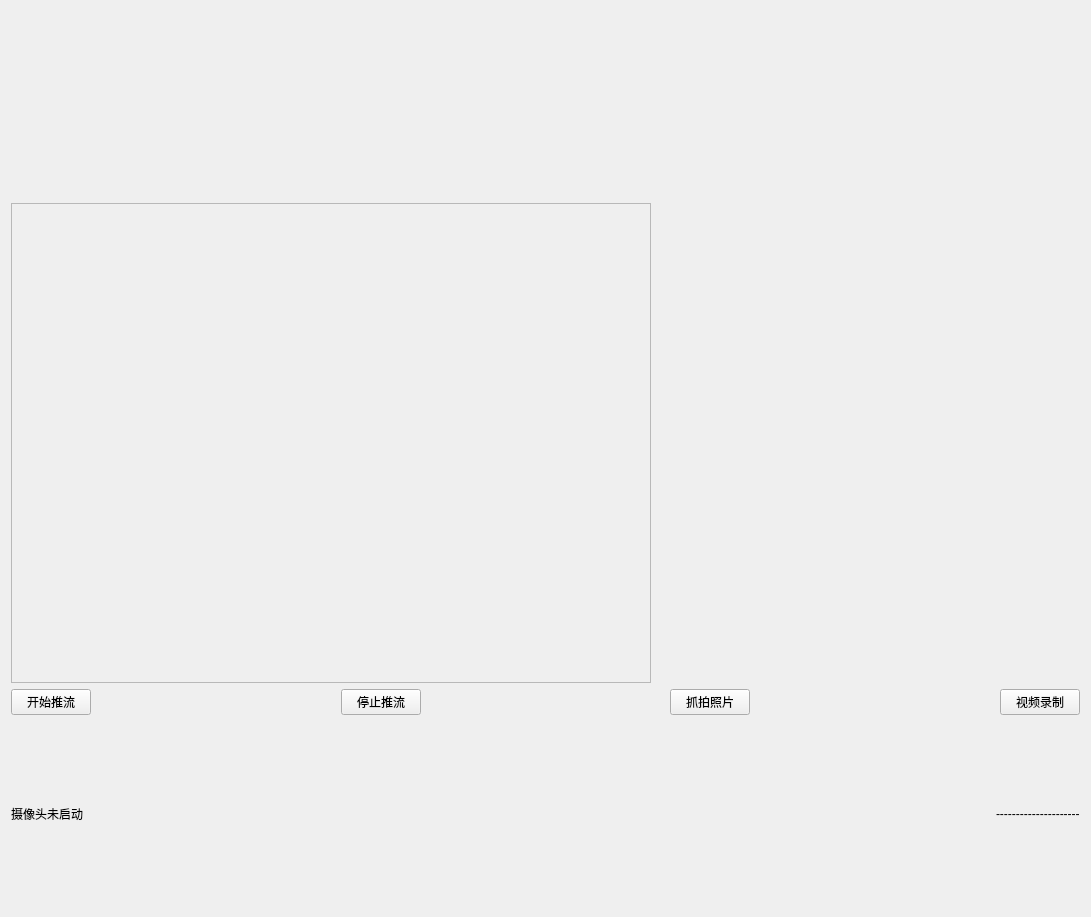
<?xml version="1.0" encoding="UTF-8"?>
<ui version="4.0">
 <class>Nowsee</class>
 <widget class="QWidget" name="Nowsee">
  <property name="geometry">
   <rect>
    <x>0</x>
    <y>0</y>
    <width>1091</width>
    <height>917</height>
   </rect>
  </property>
  <property name="windowTitle">
   <string>Form</string>
  </property>
  <layout class="QVBoxLayout" name="verticalLayout_2">
   <item>
    <layout class="QVBoxLayout" name="verticalLayout" stretch="1,5,1,1">
     <item>
      <layout class="QHBoxLayout" name="horizontalLayout">
       <item>
        <widget class="QLabel" name="label">
         <property name="text">
          <string/>
         </property>
        </widget>
       </item>
      </layout>
     </item>
     <item>
      <widget class="QFrame" name="frame_video">
       <property name="minimumSize">
        <size>
         <width>640</width>
         <height>480</height>
        </size>
       </property>
       <property name="maximumSize">
        <size>
         <width>640</width>
         <height>480</height>
        </size>
       </property>
       <property name="frameShape">
        <enum>QFrame::StyledPanel</enum>
       </property>
       <property name="frameShadow">
        <enum>QFrame::Raised</enum>
       </property>
      </widget>
     </item>
     <item>
      <layout class="QHBoxLayout" name="horizontalLayout_2">
       <item>
        <widget class="QPushButton" name="pushButton_start">
         <property name="text">
          <string>开始推流</string>
         </property>
        </widget>
       </item>
       <item>
        <spacer name="horizontalSpacer">
         <property name="orientation">
          <enum>Qt::Horizontal</enum>
         </property>
         <property name="sizeHint" stdset="0">
          <size>
           <width>40</width>
           <height>20</height>
          </size>
         </property>
        </spacer>
       </item>
       <item>
        <widget class="QPushButton" name="pushButton_stop">
         <property name="text">
          <string>停止推流</string>
         </property>
        </widget>
       </item>
       <item>
        <spacer name="horizontalSpacer_2">
         <property name="orientation">
          <enum>Qt::Horizontal</enum>
         </property>
         <property name="sizeHint" stdset="0">
          <size>
           <width>40</width>
           <height>20</height>
          </size>
         </property>
        </spacer>
       </item>
       <item>
        <widget class="QPushButton" name="pushButton_capture">
         <property name="text">
          <string>抓拍照片</string>
         </property>
        </widget>
       </item>
       <item>
        <spacer name="horizontalSpacer_3">
         <property name="orientation">
          <enum>Qt::Horizontal</enum>
         </property>
         <property name="sizeHint" stdset="0">
          <size>
           <width>40</width>
           <height>20</height>
          </size>
         </property>
        </spacer>
       </item>
       <item>
        <widget class="QPushButton" name="pushButton_record">
         <property name="text">
          <string>视频录制</string>
         </property>
        </widget>
       </item>
      </layout>
     </item>
     <item>
      <layout class="QHBoxLayout" name="horizontalLayout_3">
       <item>
        <widget class="QLabel" name="label_status">
         <property name="text">
          <string>摄像头未启动</string>
         </property>
        </widget>
       </item>
       <item>
        <spacer name="horizontalSpacer_4">
         <property name="orientation">
          <enum>Qt::Horizontal</enum>
         </property>
         <property name="sizeHint" stdset="0">
          <size>
           <width>98</width>
           <height>56</height>
          </size>
         </property>
        </spacer>
       </item>
       <item>
        <widget class="QLabel" name="label_recordTime">
         <property name="text">
          <string>---------------------</string>
         </property>
        </widget>
       </item>
      </layout>
     </item>
    </layout>
   </item>
  </layout>
 </widget>
 <resources/>
 <connections/>
</ui>
